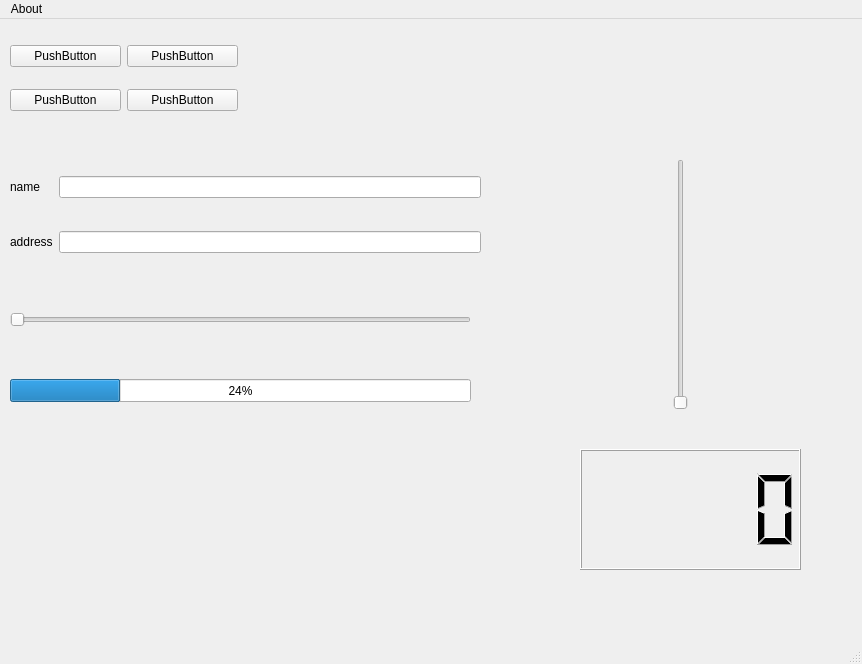
<?xml version="1.0" encoding="UTF-8"?>
<ui version="4.0">
 <class>MainWindow</class>
 <widget class="QMainWindow" name="MainWindow">
  <property name="geometry">
   <rect>
    <x>0</x>
    <y>0</y>
    <width>862</width>
    <height>664</height>
   </rect>
  </property>
  <property name="windowTitle">
   <string>MainWindow</string>
  </property>
  <widget class="QWidget" name="centralwidget">
   <widget class="QWidget" name="gridLayoutWidget">
    <property name="geometry">
     <rect>
      <x>10</x>
      <y>10</y>
      <width>228</width>
      <height>100</height>
     </rect>
    </property>
    <layout class="QGridLayout" name="gridLayout">
     <item row="2" column="1">
      <widget class="QPushButton" name="pushButton_4">
       <property name="text">
        <string>PushButton</string>
       </property>
      </widget>
     </item>
     <item row="2" column="0">
      <widget class="QPushButton" name="pushButton_2">
       <property name="text">
        <string>PushButton</string>
       </property>
      </widget>
     </item>
     <item row="0" column="1">
      <widget class="QPushButton" name="pushButton_3">
       <property name="text">
        <string>PushButton</string>
       </property>
      </widget>
     </item>
     <item row="0" column="0">
      <widget class="QPushButton" name="pushButton">
       <property name="text">
        <string>PushButton</string>
       </property>
      </widget>
     </item>
    </layout>
   </widget>
   <widget class="QWidget" name="gridLayoutWidget_2">
    <property name="geometry">
     <rect>
      <x>10</x>
      <y>130</y>
      <width>471</width>
      <height>131</height>
     </rect>
    </property>
    <layout class="QGridLayout" name="gridLayout_2">
     <item row="0" column="1">
      <widget class="QLineEdit" name="lineEdit"/>
     </item>
     <item row="0" column="0">
      <widget class="QLabel" name="label">
       <property name="text">
        <string>name</string>
       </property>
      </widget>
     </item>
     <item row="1" column="0">
      <widget class="QLabel" name="label_2">
       <property name="text">
        <string>address</string>
       </property>
      </widget>
     </item>
     <item row="1" column="1">
      <widget class="QLineEdit" name="lineEdit_2"/>
     </item>
    </layout>
   </widget>
   <widget class="QSlider" name="horizontalSlider">
    <property name="geometry">
     <rect>
      <x>10</x>
      <y>290</y>
      <width>461</width>
      <height>22</height>
     </rect>
    </property>
    <property name="orientation">
     <enum>Qt::Horizontal</enum>
    </property>
   </widget>
   <widget class="QProgressBar" name="progressBar">
    <property name="geometry">
     <rect>
      <x>10</x>
      <y>360</y>
      <width>461</width>
      <height>23</height>
     </rect>
    </property>
    <property name="value">
     <number>24</number>
    </property>
   </widget>
   <widget class="QSlider" name="SampleSignalSlider">
    <property name="geometry">
     <rect>
      <x>670</x>
      <y>140</y>
      <width>22</width>
      <height>251</height>
     </rect>
    </property>
    <property name="orientation">
     <enum>Qt::Vertical</enum>
    </property>
   </widget>
   <widget class="QLCDNumber" name="lcdNumber">
    <property name="geometry">
     <rect>
      <x>580</x>
      <y>430</y>
      <width>221</width>
      <height>121</height>
     </rect>
    </property>
   </widget>
  </widget>
  <widget class="QStatusBar" name="statusbar"/>
  <widget class="QMenuBar" name="menubar">
   <property name="geometry">
    <rect>
     <x>0</x>
     <y>0</y>
     <width>862</width>
     <height>22</height>
    </rect>
   </property>
   <widget class="QMenu" name="menuAbout">
    <property name="title">
     <string>About</string>
    </property>
    <addaction name="actionPreference"/>
   </widget>
   <addaction name="menuAbout"/>
  </widget>
  <action name="actionPreference">
   <property name="text">
    <string>preference</string>
   </property>
  </action>
 </widget>
 <resources/>
 <connections/>
</ui>
